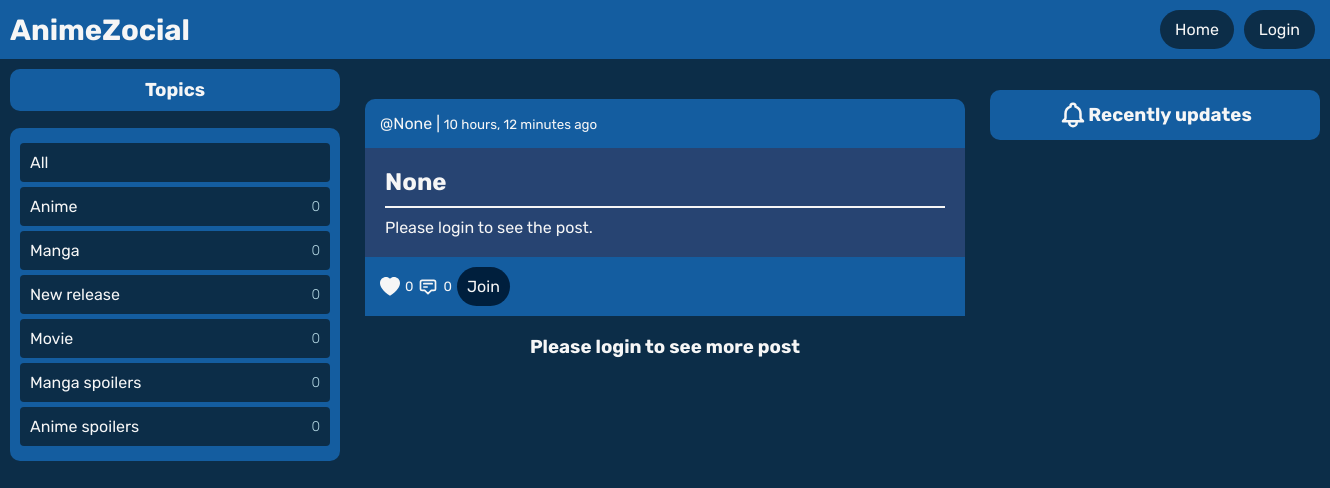
The page / on the database its author committed.
### app/models.py (models this page shows, shortened)
class Topic(models.Model):
    title = models.CharField(max_length=25,null=False)

class Feed(models.Model):
    user = models.ForeignKey(User,on_delete=models.CASCADE, null=True)
    topic = models.ForeignKey(Topic, on_delete=models.SET_NULL, null=True)
    likes = models.ManyToManyField(User, related_name="likes")
    comments = models.ManyToManyField('Comment', related_name="comments")
    body = models.TextField(null=True)
    created = models.DateTimeField(auto_now_add=True)
    updated = models.DateTimeField(auto_now=True)
    class Meta:
        ordering = ['-updated', '-created']

### app/views.py (the view)
# urls.py: path('', views.indexPage, name="index"),
def indexPage(request):
    if request.user.is_authenticated :
        q = request.GET.get('q') if request.GET.get('q') != None else ''
        feeds = Feed.objects.all()
        feeds = Feed.objects.filter(
            Q(body__icontains=q)|
            Q(topic__title__icontains=q)|
            Q(user__username__icontains=q)
        )
    else:
        q = request.GET.get('q') if request.GET.get('q') != None else ''
        feeds = Feed.objects.all()[0:3]
        feeds = Feed.objects.filter(
            Q(body__icontains=q)|
            Q(topic__title__icontains=q)|
            Q(user__username__icontains=q)
        )[0:3]
    topics = Topic.objects.all()
    topics_count = Topic.objects.count()
    recents = Feed.objects.all().order_by('-updated', '-created')[0:8]
    context = {
        'feeds': feeds,
        'topics' : topics,
        'topics_count':topics_count,
        'recents' : recents
    }
    return render(request, 'pages/index.html', context)

### app/templates/pages/index.html
{% extends 'app.html' %}
{% block content %}
    <div style="width: 350px;position: relative;">
        {% include 'components/topics.html' %}
    </div>
    <div class="main-panel">
        {% if feeds %}
            {% include 'components/feeds.html' %}
        {% else %}
            <div style="padding: 10px;">
                <h3>No result found!</h3>
            </div>
        {% endif %}
        {% if request.user.is_authenticated == False %}
            <div style="padding: 10px;">
                <h3>Please login to see more post</h3>
            </div>
        {% endif %}
    </div>
    <div style="width: 350px;">
        {% include 'components/recents.html' %}
    </div>
{% endblock content %}

### app/templates/components/topics.html
<div class="topics" style="position: sticky;top:10%;">
    <h3>Topics</h3>
    <div class="topic">
        <div class="topic-container">
            <div class="topic-title">
            {% if request.user.is_authenticated %}
                <a href="{% url 'index' %}">All</a>
            {% else %}
                <a href="{% url 'login' %}">All</a>
            {% endif %}
            </div>
            {% for topic in topics %}
            {% if request.user.is_authenticated %}
                <div class="topic-title">
                    <a href="{% url 'index' %}?q={{topic.title}}">{{topic.title}}</a>
                    <div class="topic-counts">{{topic.feed_set.all.count}}</div>
                </div>
            {% else %}
                <div class="topic-title">
                    <a href="{% url 'login' %}">{{topic.title}}</a>
                    <div class="topic-counts">{{topic.feed_set.all.count}}</div>
                </div>
            {% endif %}
            {% endfor %}
        </div>
    </div>
</div>

### app/templates/components/feeds.html (shortened to what this page needs)
<div class="feeds">
    {% for feed in feeds %}
    <div class="feed">
        <div class="feed-header">
            <div class="feed-info">
                <div class="feed-user">
                    <div>
                        <a href="{% url 'profile-info' feed.user.username %}">@{{feed.user}}</a> |
                        <small>{{feed.created|timesince}} ago</small>
                    </div>
                </div>
            </div>
        </div>
        <div class="feed-body">
            <div class="feed-title">
                <h2>{{feed.topic}}</h2>
            </div>
            <hr>
            {% if request.user.is_authenticated %}
                <p>{{feed.body}}</p>
            {% else %}
                <p>Please login to see the post.</p>
            {% endif %}
        </div>
        <div class="feed-footer">
            <div class="feed-reactions">
                <div class="feed-react">
                    {% if request.user.is_authenticated %}
                    <div>
                        <a href="{% url 'feed' feed.user feed.topic feed.id %}" style="background-color: transparent;border:none;color: #F6F6F6;">
                            <svg xmlns="http://www.w3.org/2000/svg" width="16" height="16" fill="currentColor" class="bi bi-heart-fill" viewBox="0 0 16 16">
                                <path fill-rule="evenodd" d="M8 1.314C12.438-3.248 23.534 4.735 8 15-7.534 4.736 3.562-3.248 8 1.314z"/>
                            </svg>
                        </a>
                    </div>
                    {% else %}
                    <div>
                        <a href="{% url 'login' %}" style="background-color: transparent;border:none;color: #F6F6F6;">
                            <svg xmlns="http://www.w3.org/2000/svg" width="16" height="16" fill="currentColor" class="bi bi-heart-fill" viewBox="0 0 16 16">
                                <path fill-rule="evenodd" d="M8 1.314C12.438-3.248 23.534 4.735 8 15-7.534 4.736 3.562-3.248 8 1.314z"/>
                            </svg>
                        </a>
                    </div>
                    {% endif %}
                </div>
                <div class="feed-react">
                    <small>
                        {{feed.like_set.all.count}}
                    </small>
                </div>
                <div class="feed-react">
                    <div>
                        <svg xmlns="http://www.w3.org/2000/svg" class="h-6 w-6" fill="none" viewBox="0 0 24 24" stroke="currentColor" stroke-width="2">
                            <path stroke-linecap="round" stroke-linejoin="round" d="M7 8h10M7 12h4m1 8l-4-4H5a2 2 0 01-2-2V6a2 2 0 012-2h14a2 2 0 012 2v8a2 2 0 01-2 2h-3l-4 4z" />
                          </svg>
                    </div>
                </div>
                <div class="feed-react">
                    <small>
                        {{feed.comment_set.all.count}}
                    </small>
                </div>
                <div class="feed-button">
                    <a href="{% url 'feed' feed.user feed.topic feed.id %}">Join</a>
                </div>
            </div>
        </div>
    </div>
    {% endfor %}
</div>

### static_files/stylesheets/style.css (style rules this page uses)
:root { color: #F6F6F6; }
* { padding:0; margin: 0; }
body { font-family: 'Albert Sans', sans-serif; font-family: 'Rubik', sans-serif; background-color: #0C2D48; overflow-y: auto; overflow-x: hidden; scroll-behavior: smooth; }
.main-panel h3 { text-align: center; }
.feeds { display: grid; place-content: center; padding: 10px; }
.feeds hr { height:0px; margin: 0px 10px 0px 10px; border-width:0; border: 0.5px solid #F6F6F6; }
.feed { width:600px; margin-top: 5%; }
.feed-user a { text-decoration: none; user-select: none; color: #F6F6F6; }
.feed-header { background-color: #145DA0; padding: 10px; border-top-left-radius: 10px; border-top-right-radius: 10px; display: flex; align-items: center; justify-content: space-between; }
.feed-info { padding: 5px; display: flex; align-items: center; }
.feed-body { background-color: #274472; padding: 10px; }
.feed-title { padding: 10px; }
.feed-body p { padding:10px; }
.feed-footer { background-color: #145DA0; padding: 10px; }
.feed-reactions { display: flex; align-items: center; }
.feed-reactions a { color: #F6F6F6; }
.feed-reactions svg { width: 20px; height: 20px; cursor: pointer; margin: 5px; }
.feed-button { padding: 10px; margin: 0px 0px 0px 5px; background-color: #001F3D; border-radius: 20px; }
.feed-button a { text-decoration: none; padding: 10px 0px 10px 0px; }
.topics { padding: 10px; }
.topics h3 { padding: 10px; text-align: center; background-color: #145DA0; border-radius: 10px; margin: 0px 0px 5% 0px; user-select: none; }
.topic { background-color: #145DA0; padding: 10px; border-radius: 10px; }
.topic-title { background-color: #0C2D48; margin: 5px 0px 5px 0px; border-radius: 4px; display: flex; align-items: center; justify-content: space-between; }
.topic-counts { padding: 10px; font-size: 14px; font-weight: 300; color: #B1D4E0; }
.topic-title a { display: flex; align-items: center; padding: 10px; color: #F6F6F6; text-decoration: none; width: 100%; user-select: none; }

### rows shown on the page
Topic: title "Anime", feed_set.all.count "0"
Topic: title "Manga", feed_set.all.count "0"
Topic: title "New release", feed_set.all.count "0"
Topic: title "Movie", feed_set.all.count "0"
Topic: title "Manga spoilers", feed_set.all.count "0"
Topic: title "Anime spoilers", feed_set.all.count "0"
Feed: user "None", created "10 hours, 12 minutes", topic "None", like_set.all.count "0", comment_set.all.count "0"
